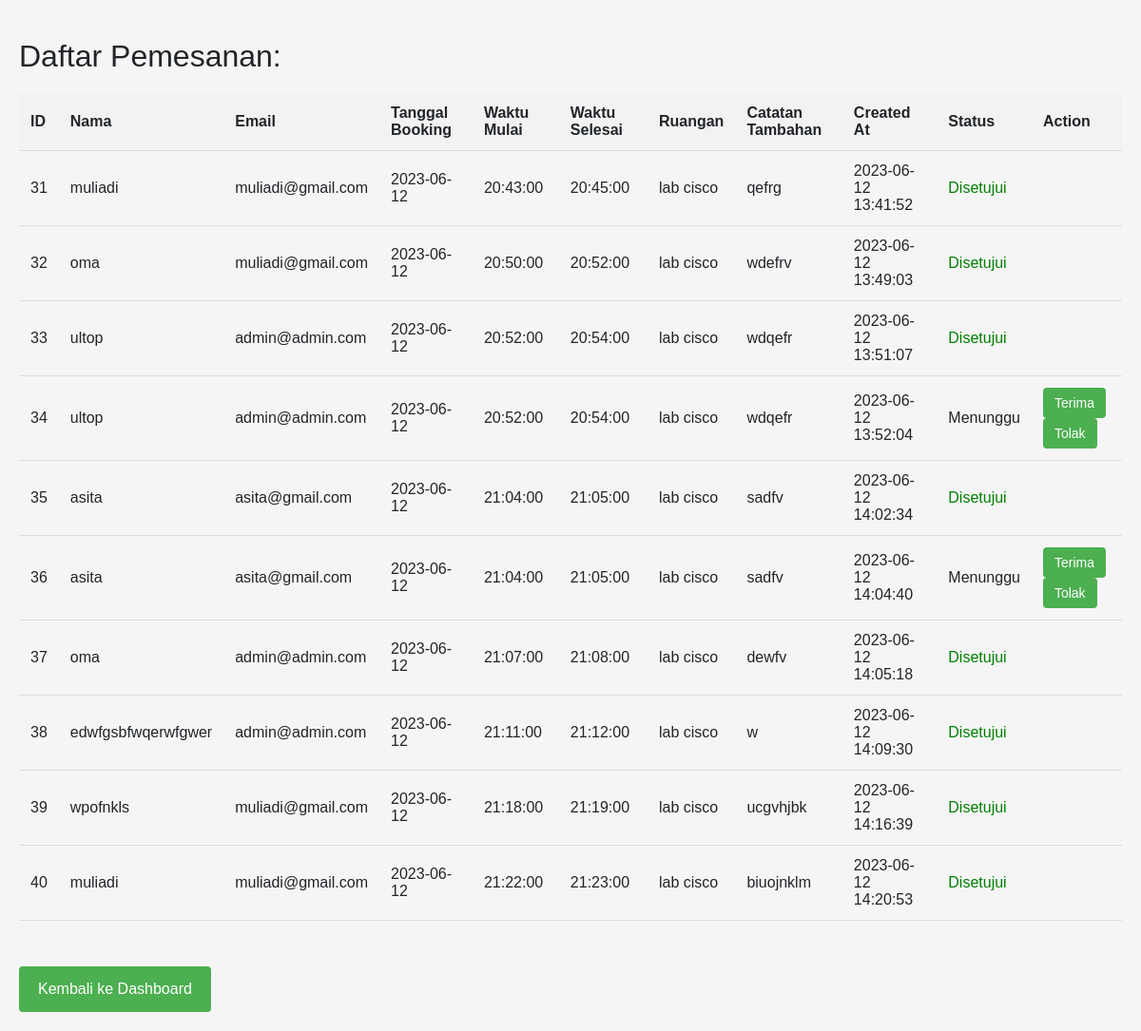
Page /menunggu.php on the committed database.
### tables this page shows
CREATE TABLE `bookings` (
  `id` int(11) NOT NULL,
  `nama` varchar(50) NOT NULL,
  `email` varchar(50) NOT NULL,
  `tanggal_booking` date NOT NULL,
  `waktu_mulai` time NOT NULL,
  `waktu_selesai` time NOT NULL,
  `ruangan` varchar(50) NOT NULL,
  `catatan_tambahan` text DEFAULT NULL,
  `created_at` timestamp NOT NULL DEFAULT current_timestamp(),
  `status` enum('Menunggu','Disetujui','Ditolak') DEFAULT 'Menunggu'
);

### menunggu.php (the view, shortened to what this page needs)
<?php
    require_once ('config.php');
    $sql = "SELECT * FROM bookings";
    $result = $conn->query($sql);
    if ($result->num_rows > 0) {
        echo "<h2>Daftar Pemesanan:</h2>";
        echo "<table>";
        echo "<tr><th>ID</th><th>Nama</th><th>Email</th><th>Tanggal Booking</th><th>Waktu Mulai</th><th>Waktu Selesai</th><th>Ruangan</th><th>Catatan Tambahan</th><th>Created At</th><th>Status</th><th>Action</th></tr>";
        while ($row = $result->fetch_assoc()) {
            echo "<tr>";
            echo "<td>" . $row["id"] . "</td>";
            echo "<td>" . $row["nama"] . "</td>";
            echo "<td>" . $row["email"] . "</td>";
            echo "<td>" . $row["tanggal_booking"] . "</td>";
            echo "<td>" . $row["waktu_mulai"] . "</td>";
            echo "<td>" . $row["waktu_selesai"] . "</td>";
            echo "<td>" . $row["ruangan"] . "</td>";
            echo "<td>" . $row["catatan_tambahan"] . "</td>";
            echo "<td>" . $row["created_at"] . "</td>";
            $statusClass = "";
            switch ($row["status"]) {
                case "Disetujui":
                    $statusClass = "status-terima";
                    break;
                default:
                    break;
            }
            echo "<td class='$statusClass'>" . $row["status"] . "</td>";
            echo "<td>";
            echo "<div class='action-buttons'>";
            if ($row["status"] !== "Disetujui" && $row["status"] !== "Ditolak") {
                echo "<form method='POST' action='terima.php'>";
                echo "<input type='submit' name='terima' value='Terima'>";
                echo "</form>";
            }
            echo "</div>";
            echo "<div class='action-buttons'>";
            if ($row["status"] !== "Disetujui" && $row["status"] !== "Ditolak") {
                echo "<form method='POST' action='tolak.php'>";
                echo "<input type='submit' name='tolak' value='Tolak'>";
                echo "</form>";
            }
            echo "</div>";
            echo "</td>";
            echo "</tr>";
        }
        echo "</table>";
    } else {
        echo "<p class='no-booking-message'>Belum ada data pemesanan.</p>";
    }
    ?>
<!DOCTYPE html>
<html>
<head>
    <link rel="stylesheet" href="https://maxcdn.bootstrapcdn.com/bootstrap/4.5.2/css/bootstrap.min.css">
</head>
<body>
  <br><br>
<div class="button-container">
        <a href="index1.php" class="dashboard-link">
            <button class="btn btn-primary">Kembali ke Dashboard</button>
        </a>
    </div>
</body>
</html>

### menunggu.php (style rules this page uses)
body { font-family: Arial, sans-serif; background-color: #f5f5f5; margin: 0; padding: 20px; }
table { width: 100%; border-collapse: collapse; margin-top: 20px; }
th, td { padding: 12px; text-align: left; border-bottom: 1px solid #ddd; }
th { background-color: #f2f2f2; font-weight: bold; }
h2 { margin-top: 20px; }
.status-terima { color: green; }
.action-buttons { display: flex; margin-right: 5px; }
.action-buttons form { margin: 0; }
.action-buttons input[type="submit"] { background-color: #4caf50; color: white; border: none; padding: 8px 12px; text-align: center; text-decoration: none; display: inline-block; font-size: 14px; border-radius: 4px; cursor: pointer; transition: background-color 0.3s; }
.button-container button { background-color: #4caf50; color: white; border: none; padding: 12px 20px; text-align: center; text-decoration: none; display: inline-block; font-size: 16px; border-radius: 4px; cursor: pointer; transition: background-color 0.3s; }

### rows in the picture
bookings: id "31", nama "muliadi", email "muliadi@gmail.com", tanggal_booking "2023-06-12", waktu_mulai "20:43:00", waktu_selesai "20:45:00", ruangan "lab cisco", catatan_tambahan "qefrg", created_at "2023-06-12 13:41:52", status "Disetujui"
bookings: id "32", nama "oma", email "muliadi@gmail.com", tanggal_booking "2023-06-12", waktu_mulai "20:50:00", waktu_selesai "20:52:00", ruangan "lab cisco", catatan_tambahan "wdefrv", created_at "2023-06-12 13:49:03", status "Disetujui"
bookings: id "33", nama "ultop", email "admin@admin.com", tanggal_booking "2023-06-12", waktu_mulai "20:52:00", waktu_selesai "20:54:00", ruangan "lab cisco", catatan_tambahan "wdqefr", created_at "2023-06-12 13:51:07", status "Disetujui"
bookings: id "34", nama "ultop", email "admin@admin.com", tanggal_booking "2023-06-12", waktu_mulai "20:52:00", waktu_selesai "20:54:00", ruangan "lab cisco", catatan_tambahan "wdqefr", created_at "2023-06-12 13:52:04", status "Menunggu"
bookings: id "35", nama "asita", email "asita@gmail.com", tanggal_booking "2023-06-12", waktu_mulai "21:04:00", waktu_selesai "21:05:00", ruangan "lab cisco", catatan_tambahan "sadfv", created_at "2023-06-12 14:02:34", status "Disetujui"
bookings: id "36", nama "asita", email "asita@gmail.com", tanggal_booking "2023-06-12", waktu_mulai "21:04:00", waktu_selesai "21:05:00", ruangan "lab cisco", catatan_tambahan "sadfv", created_at "2023-06-12 14:04:40", status "Menunggu"
bookings: id "37", nama "oma", email "admin@admin.com", tanggal_booking "2023-06-12", waktu_mulai "21:07:00", waktu_selesai "21:08:00", ruangan "lab cisco", catatan_tambahan "dewfv", created_at "2023-06-12 14:05:18", status "Disetujui"
bookings: id "38", nama "edwfgsbfwqerwfgwer", email "admin@admin.com", tanggal_booking "2023-06-12", waktu_mulai "21:11:00", waktu_selesai "21:12:00", ruangan "lab cisco", catatan_tambahan "w", created_at "2023-06-12 14:09:30", status "Disetujui"
bookings: id "39", nama "wpofnkls", email "muliadi@gmail.com", tanggal_booking "2023-06-12", waktu_mulai "21:18:00", waktu_selesai "21:19:00", ruangan "lab cisco", catatan_tambahan "ucgvhjbk", created_at "2023-06-12 14:16:39", status "Disetujui"
bookings: id "40", nama "muliadi", email "muliadi@gmail.com", tanggal_booking "2023-06-12", waktu_mulai "21:22:00", waktu_selesai "21:23:00", ruangan "lab cisco", catatan_tambahan "biuojnklm", created_at "2023-06-12 14:20:53", status "Disetujui"
